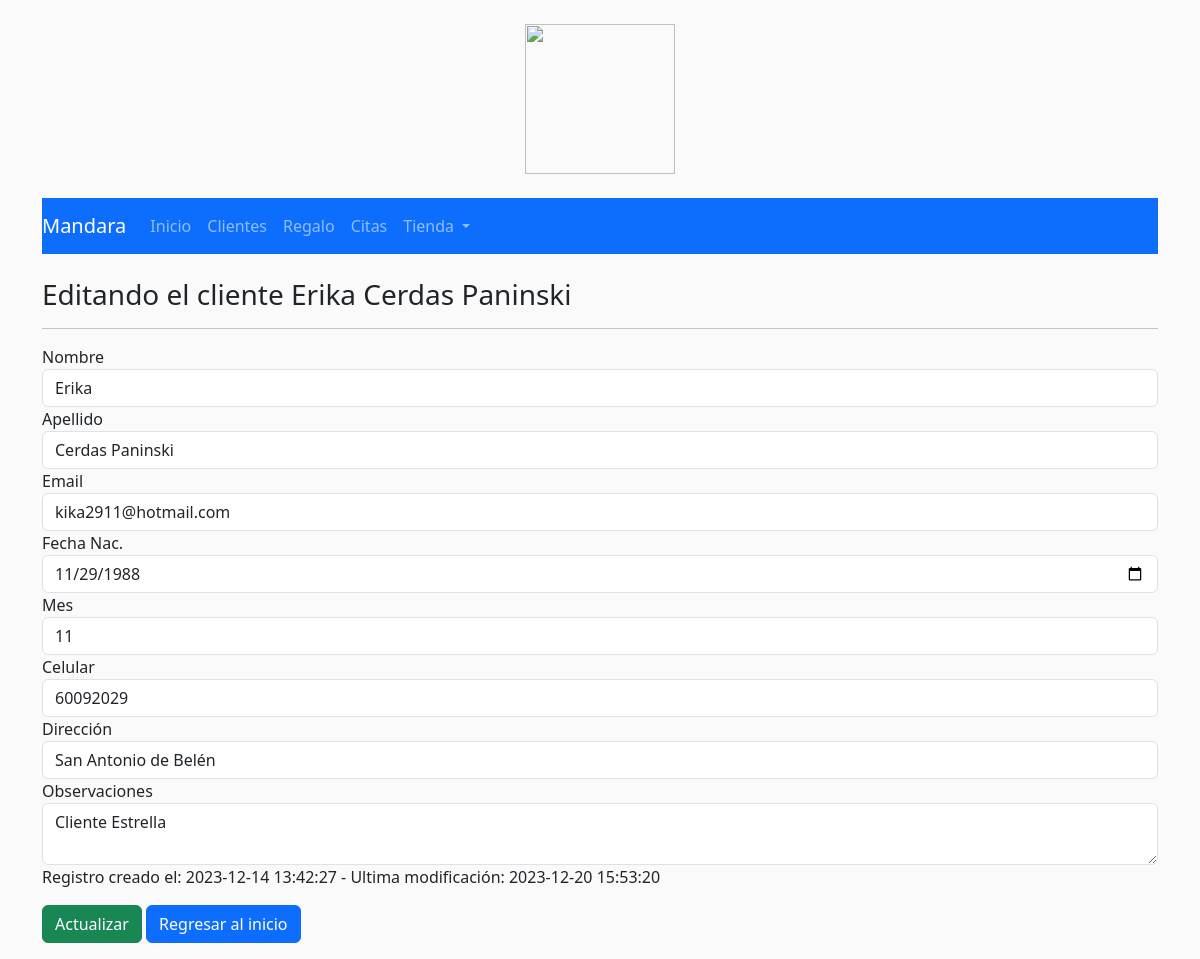
The page /admin_mandara/editar.php?id=17 on the database its author committed.
### tables this page shows
CREATE TABLE `alumnos` (
  `id` int(11) UNSIGNED NOT NULL,
  `nombre` varchar(30) NOT NULL,
  `apellido` varchar(30) NOT NULL,
  `email` varchar(50) NOT NULL,
  `edad` date DEFAULT NULL,
  `mes` varchar(10) NOT NULL,
  `celular` varchar(40) NOT NULL,
  `direccion` varchar(100) NOT NULL,
  `observaciones` varchar(300) NOT NULL,
  `created_at` timestamp NOT NULL DEFAULT current_timestamp(),
  `updated_at` timestamp NOT NULL DEFAULT current_timestamp()
);

### admin_mandara/funciones.php (called while the page is built, shortened)
<?php
function escapar($html) {
  return htmlspecialchars($html, ENT_QUOTES | ENT_SUBSTITUTE, "UTF-8");
}

### admin_mandara/editar.php (the view, shortened to what this page needs)
<?php
include 'funciones.php';
$config = include 'config.php';
$resultado = [
  'error' => false,
  'mensaje' => ''
];
try {
  $dsn = 'mysql:host=' . $config['db']['host'] . ';dbname=' . $config['db']['name'];
  $conexion = new PDO($dsn, $config['db']['user'], $config['db']['pass'], $config['db']['options']);
  $id = $_GET['id'];
  $consultaSQL = "SELECT * FROM alumnos WHERE id =" . $id;
  $sentencia = $conexion->prepare($consultaSQL);
  $sentencia->execute();
  $alumno = $sentencia->fetch(PDO::FETCH_ASSOC);
} catch(PDOException $error) {
  $resultado['error'] = true;
  $resultado['mensaje'] = $error->getMessage();
}
?>
<?php require "templates/header.php"; ?>
<?php
if (isset($alumno) && $alumno) {
  ?>
  <div class="container">
  <?php include '../sistema_obsequios/menu.php'; ?>
    <div class="row">
      <div class="col-md-12">
        <h3 class="mt-4">Editando el cliente <?= escapar($alumno['nombre']) . ' ' . escapar($alumno['apellido'])  ?></h3>
        <hr>
        <form method="post">
          <div class="form-group">
            <label for="nombre">Nombre</label>
            <input type="text" name="nombre" id="nombre" value="<?= escapar($alumno['nombre']) ?>" class="form-control">
          </div>
          <div class="form-group">
            <label for="apellido">Apellido</label>
            <input type="text" name="apellido" id="apellido" value="<?= escapar($alumno['apellido']) ?>" class="form-control">
          </div>
          <div class="form-group">
            <label for="email">Email</label>
            <input type="email" name="email" id="email" value="<?= escapar($alumno['email']) ?>" class="form-control">
          </div>
          <div class="form-group">
            <label for="edad">Fecha Nac.</label>
            <input type="date" name="edad" id="edad" value="<?= escapar($alumno['edad']) ?>" class="form-control">
          </div>
          <div class="form-group">
            <label for="edad">Mes</label>
            <input type="text" name="mes" id="mes"
            value="<?php
            $fecha = $alumno['edad'];
            $mes = date('m', strtotime($fecha));
            echo $mes;
            ?>"
            class="form-control" readonly>
          </div>
          <div class="form-group">
            <label for="celular">Celular</label>
            <input type="text" name="celular" id="celular" value="<?= escapar($alumno['celular']) ?>" class="form-control">
          </div>
          <div class="form-group">
            <label for="direccion">Dirección</label>
            <input type="text" name="direccion" id="direccion" value="<?= escapar($alumno['direccion']) ?>" class="form-control">
          </div>
          <div class="form-group">
            <label for="observaciones">Observaciones</label>
            <textarea type="text" name="observaciones" id="observaciones"  class="form-control"><?= escapar($alumno['observaciones']) ?></textarea>
          </div>
          <p>Registro creado el: <? $fecha= $alumno['created_at'];
   $nueva= strtotime('-6 hour', strtotime($fecha));
   $nueva= date('Y-m-d H:i:s', $nueva);
   echo $nueva;
?> - Ultima modificación:  <? $fecha= $alumno['updated_at'];
$nueva= strtotime('-6 hour', strtotime($fecha));
$nueva= date('Y-m-d H:i:s', $nueva);
echo $nueva;
?> </p>
          <div class="form-group">
            <input type="submit" name="submit" class="btn btn-success" value="Actualizar">
            <a class="btn btn-primary" href="index.php">Regresar al inicio</a>
          </div>
        </form>
      </div>
    </div>
  </div>
  <?php
}
?>
<?php require "templates/footer.php"; ?>

### admin_mandara/templates/header.php (style rules this page uses)
body { background-color: #FAFAFA; }

### rows shown on the page
alumnos: nombre "Erika", apellido "Cerdas Paninski", email "kika2911@hotmail.com", edad "11/29/1988", mes "11", celular "60092029", direccion "San Antonio de Belén", observaciones "Cliente Estrella", created_at "2023-12-14 13:42:27", updated_at "2023-12-20 15:53:20"
